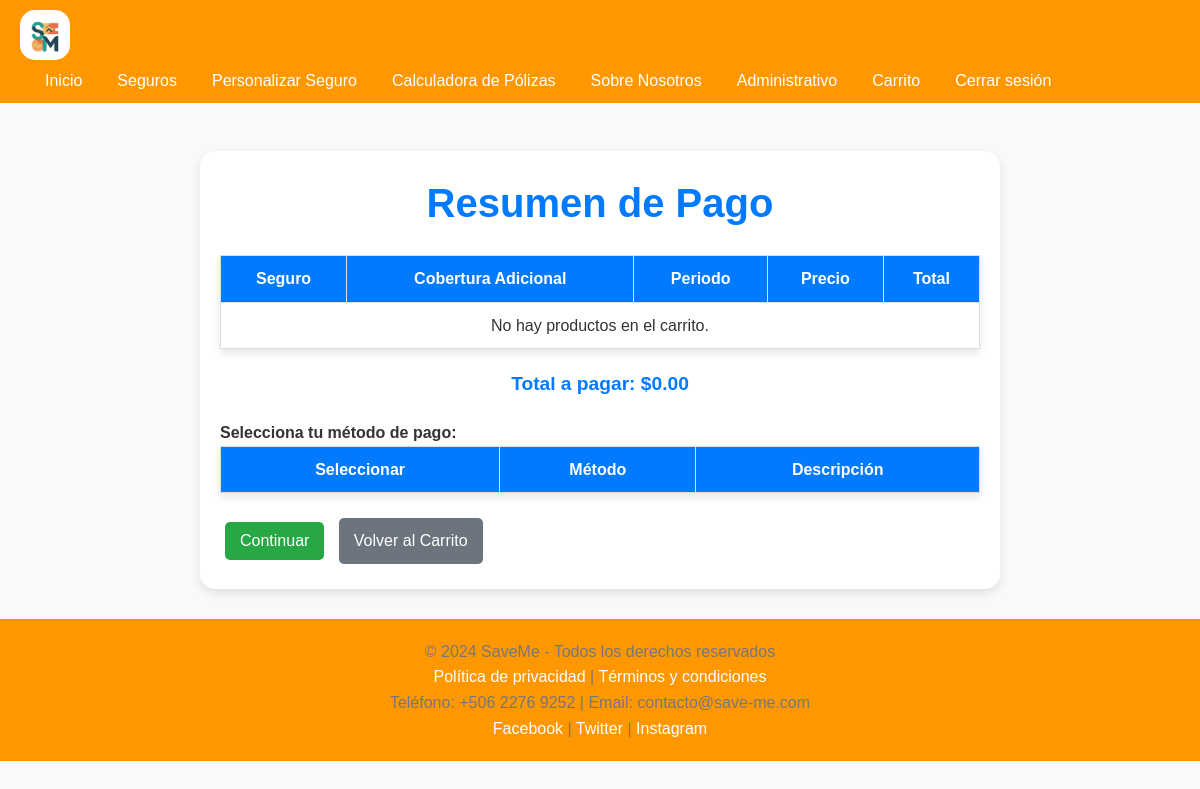
The app's page /pago.php (signed in), older data.
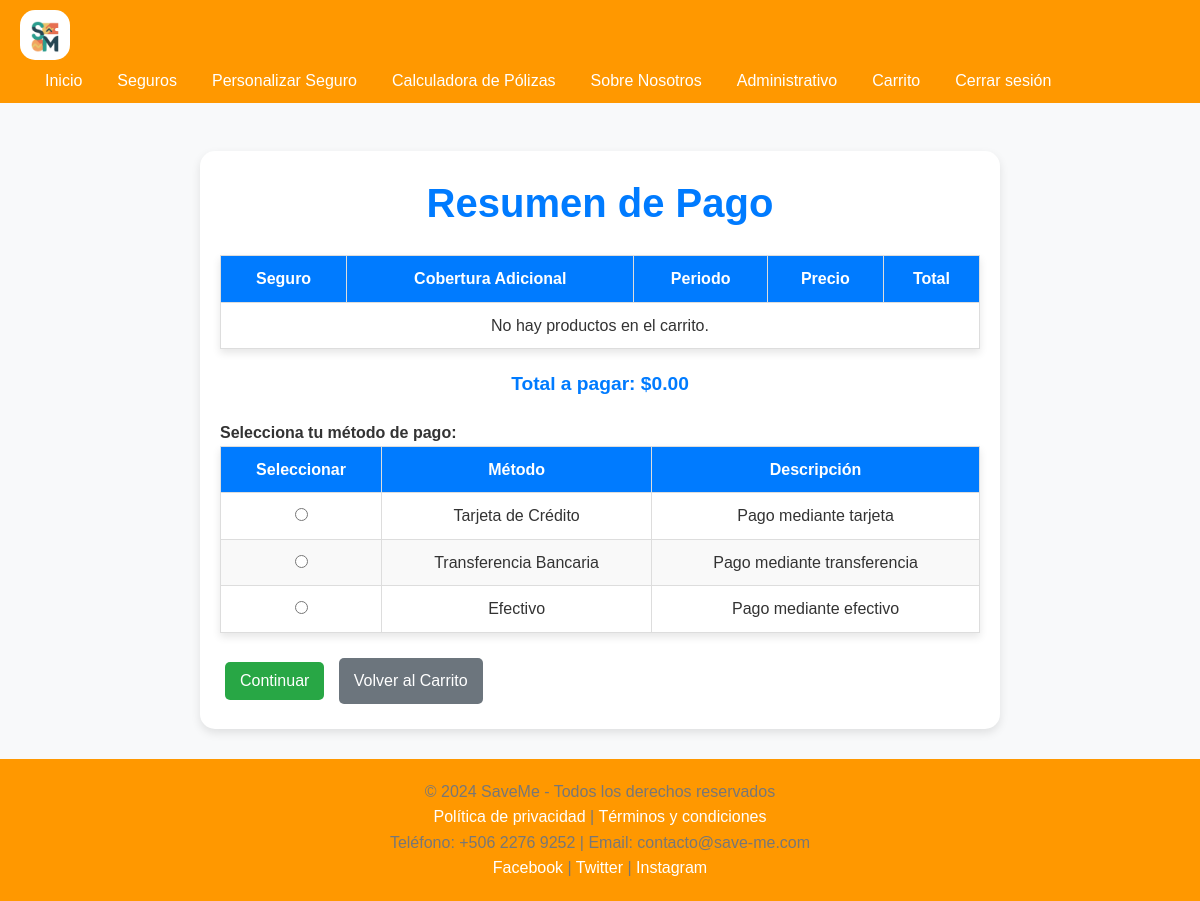
The same page, newer data.
### tables this page shows
CREATE TABLE `metodos_pago` (
  `id` int(11) NOT NULL,
  `nombre_metodo` varchar(50) NOT NULL,
  `descripcion` varchar(255) DEFAULT NULL
);

### pago.php (the view, shortened to what this page needs)
<?php
include('db_connection.php');
$carrito = [];
$total = 0;
$pagoQuery = $conn->prepare("SELECT id, nombre_metodo, descripcion FROM metodos_pago");
$pagoQuery->execute();
$pagoResult = $pagoQuery->get_result();
?>
<!DOCTYPE html>
<html lang="es">
<head>
    <link href="css/index.css" rel="stylesheet">
</head>
<body>
    <?php include('navbar.php'); ?>
    <div class="container mt-5">
        <h1>Resumen de Pago</h1>
        <table class="table">
            <thead>
                <tr>
                    <th>Seguro</th>
                    <th>Cobertura Adicional</th>
                    <th>Periodo</th>
                    <th>Precio</th>
                    <th>Total</th>
                </tr>
            </thead>
            <tbody>
                <?php if (!empty($carrito)): ?>
                    <?php foreach ($carrito as $item): ?>
                        <tr>
                            <td><?= htmlspecialchars($item['nombre']) ?></td>
                            <td><?= htmlspecialchars($item['cobertura_adicional']) ?></td>
                            <td><?= intval($item['periodo']) ?> meses</td>
                            <td>$<?= number_format($item['monto'], 2) ?></td>
                            <td>$<?= number_format($item['monto'] * $item['periodo'], 2) ?></td>
                        </tr>
                    <?php endforeach; ?>
                <?php else: ?>
                    <tr>
                        <td colspan="5">No hay productos en el carrito.</td>
                    </tr>
                <?php endif; ?>
            </tbody>
        </table>
        <h3>Total a pagar: $<?= number_format($total, 2) ?></h3>
        <h4>Selecciona tu método de pago:</h4>
        <form action="pago.php" method="POST">
            <table class="table">
                <thead>
                    <tr>
                        <th>Seleccionar</th>
                        <th>Método</th>
                        <th>Descripción</th>
                    </tr>
                </thead>
                <tbody>
                    <?php while ($metodo = $pagoResult->fetch_assoc()): ?>
                        <tr>
                            <td>
                                <input type="radio" name="metodo_pago" value="<?= $metodo['id'] ?>" required>
                            </td>
                            <td><?= htmlspecialchars($metodo['nombre_metodo']) ?></td>
                            <td><?= htmlspecialchars($metodo['descripcion']) ?></td>
                        </tr>
                    <?php endwhile; ?>
                </tbody>
            </table>
            <div>
                <button type="submit" class="btn btn-success">Continuar</button>
                <a href="carrito.php" class="btn btn-secondary">Volver al Carrito</a>
            </div>
        </form>
    </div>
    <?php include('footer.php'); ?>
</body>
</html>

### navbar.php
<header>
    <div class="header-content">
        <img src="./images/logo.jpg" alt="Logo de la Empresa" class="logo">
        <nav>
            <ul class="menu">
                <li class="menu-item"><a href="index.php">Inicio</a></li>
                <li class="menu-item"><a href="seguros.php">Seguros</a></li>
                <li class="menu-item"><a href="personalizar_seguro.php">Personalizar Seguro</a></li>
                <li class="menu-item"><a href="calculadora.php">Calculadora de Pólizas</a></li>
                <li class="menu-item"><a href="sobre-nosotros.php">Sobre Nosotros</a></li>
                <?php if (isset($_SESSION['rol']) && $_SESSION['rol'] == 1): ?>
                    <li class="menu-item"><a href="verSeguros.php">Administrativo</a></li>
                <?php endif; ?>
                <li class="menu-item"><a href="carrito.php">Carrito</a></li>
                <?php if (isset($_SESSION['username'])): ?>
                    <li class="menu-item"><a href="logout.php">Cerrar sesión</a></li>
                <?php else: ?>
                    <li class="menu-item"><a href="login.php">Login</a></li>
                <?php endif; ?>
            </ul>
        </nav>
    </div>
</header>

### footer.php
<footer>
    <p>&copy; 2024 SaveMe - Todos los derechos reservados</p>
    <p><a href="privacidad.php">Política de privacidad</a> | <a href="terminos.php">Términos y condiciones</a></p>
    <p>Teléfono: +506 2276 9252 | Email: contacto@save-me.com</p>
    <p>
        <a href="https://www.facebook.com/SaveMe" target="_blank">Facebook</a> |
        <a href="https://twitter.com/SaveMe" target="_blank">Twitter</a> |
        <a href="https://www.instagram.com/SaveMe" target="_blank">Instagram</a>
    </p>
</footer>

### css/index.css (style rules this page uses)
* { margin: 0; padding: 0; box-sizing: border-box; }
body { font-family: 'Segoe UI', Tahoma, Geneva, Verdana, sans-serif; line-height: 1.6; background-color: #fff3e0; color: #333; }
.container { max-width: 800px; margin: 0 auto; padding: 20px; border-radius: 15px; background-color: #ffffff; box-shadow: 0 4px 10px rgba(0, 0, 0, 0.1); }
header { background: #ff9800; color: white; padding: 10px 20px; display: flex; align-items: center; justify-content: space-between; }
.logo { width: 50px; height: auto; border-radius: 15px; }
.menu { list-style: none; display: flex; padding: 0; margin: 0; }
.menu-item { margin-left: 15px; }
.menu-item a { color: white; text-decoration: none; padding: 10px; transition: background-color 0.3s; }
h1 { font-size: 2.5rem; text-align: center; }
h3 { font-size: 1.2em; text-align: center; }
button { background-color: #ffa500; color: white; border: none; padding: 10px 15px; font-size: 1em; border-radius: 5px; cursor: pointer; transition: background-color 0.3s ease; }
footer { text-align: center; margin-top: 30px; color: #777; background-color: #ff9800; padding: 20px; }
footer a { color: white; text-decoration: none; }
body { font-family: Arial, sans-serif; background-color: #f8f9fa; color: #333; }
h1, h2, h3 { color: #007bff; margin-bottom: 20px; }
.btn { border-radius: 25px; }
.mt-5 { margin-top: 3rem; }

### pago.php (style rules this page uses)
.table { width: 100%; border-collapse: collapse; margin-bottom: 20px; box-shadow: 0 4px 8px rgba(0, 0, 0, 0.1); }
th, td { padding: 10px; border: 1px solid #ddd; text-align: center; }
th { background-color: #007bff; color: white; }
tr:nth-child(even) { background-color: #f9f9f9; }
.btn { padding: 10px 15px; margin: 5px; color: white; text-decoration: none; border-radius: 5px; display: inline-block; }
.btn-success { background-color: #28a745; }
.btn-secondary { background-color: #6c757d; }
h3, h4 { margin-top: 20px; }

Row changes from the older to the newer data that the page shows:
added metodos_pago: nombre_metodo "Tarjeta de Crédito", descripcion "Pago mediante tarjeta"
added metodos_pago: nombre_metodo "Transferencia Bancaria", descripcion "Pago mediante transferencia"
added metodos_pago: nombre_metodo "Efectivo", descripcion "Pago mediante efectivo"
